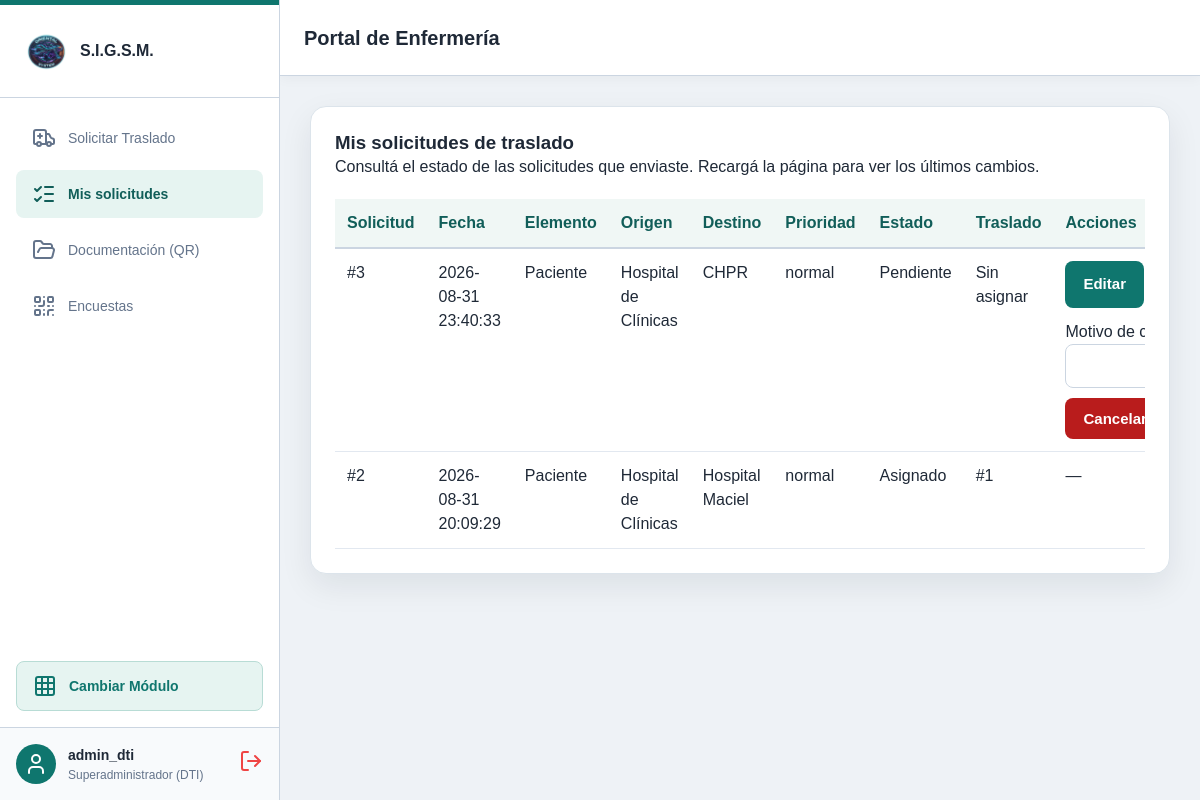
/moduloDocumentacion/Vista/enfermeria.php?vista=mis-solicitudes (signed in), run on the app's committed database.
### tables this page shows
CREATE TABLE `solicitud_traslado` (
  `id_solicitud` int(11) NOT NULL,
  `ci_paciente` varchar(20) DEFAULT NULL,
  `id_tipo_elemento` int(11) NOT NULL,
  `id_origen` int(11) NOT NULL,
  `id_destino` int(11) NOT NULL,
  `id_canal` int(11) NOT NULL,
  `id_usuario_solicit` int(11) NOT NULL,
  `fecha_solicitud` datetime NOT NULL DEFAULT current_timestamp(),
  `estado_solicitud` varchar(50) NOT NULL,
  `prioridad` enum('normal','alta','maxima') NOT NULL DEFAULT 'normal',
  `fecha_hora_limite` datetime DEFAULT NULL,
  `observaciones` varchar(500) DEFAULT NULL,
  `motivo_cancelacion` varchar(500) DEFAULT NULL,
  `fecha_cancelacion` datetime DEFAULT NULL,
  `id_usuario_cancelacion` int(11) DEFAULT NULL
);

CREATE TABLE `tipo_elemento` (
  `id_tipo_elemento` int(11) NOT NULL,
  `nombre` varchar(50) NOT NULL,
  `descripcion` varchar(255) DEFAULT NULL
);

CREATE TABLE `ubicacion` (
  `id_ubicacion` int(11) NOT NULL,
  `nombre` varchar(100) NOT NULL,
  `direccion` varchar(255) DEFAULT NULL,
  `tipo_ubicacion` varchar(50) DEFAULT NULL
);

### serviciosComunes/seguridad/guardian.php (called while the page is built, shortened)
<?php
if (!function_exists('estaAutenticado')) {
    function estaAutenticado(): bool {
        return isset($_SESSION['id_usuario']) && !empty($_SESSION['id_usuario']);
    }
}
if (!function_exists('obtenerUsuarioActual')) {
    function obtenerUsuarioActual(): ?array {
        $idRol = $_SESSION['id_rol'] ?? null;
        $nombreRolUI = $_SESSION['nombre_rol'] ?? '';
        $mapaRoles = [
            1 => 'Superadministrador (DTI)',
            2 => 'Gestor de Personal Asistencial',
            3 => 'Coordinador de Traslados (Unidad de Enlace)',
            4 => 'Técnico de Registros Médicos (Archivo Clínico)',
            5 => 'Chofer de Ambulancia',
            6 => 'Personal Asistencial (Médico / Enfermero)'
        ];
        if ($idRol && isset($mapaRoles[$idRol])) {
            $nombreRolUI = $mapaRoles[$idRol];
        }
        return [
            'id_usuario'     => $_SESSION['id_usuario'],
            'nombre_usuario' => $_SESSION['nombre_usuario'] ?? '',
            'id_rol'         => $idRol,
            'nombre_rol'     => $nombreRolUI
        ];
    }
}
if (!function_exists('tieneRol')) {
    function tieneRol($roles): bool {
        $idRol = $_SESSION['id_rol'] ?? null;
        $nombreRol = strtolower($_SESSION['nombre_rol'] ?? '');
        if (!is_array($roles)) {
            $roles = [$roles];
        }
        foreach ($roles as $rol) {
            if (is_int($rol) && (int)$idRol === $rol) {
                return true;
            }
            if (is_string($rol)) {
                $rolLower = strtolower($rol);
                if ($rolLower === 'admin' || $rolLower === 'administrador') {
                    if ((int)$idRol === 1) {
                        return true;
                    }
                } elseif (strpos($nombreRol, $rolLower) !== false) {
                    return true;
                }
            }
        }
        return false;
    }
}

### moduloAmbulancias/Model/SolicitudModelo.php (called while the page is built, shortened)
<?php
class SolicitudModelo
{
    public static function listarPorSolicitante(int $idUsuario): array
    {
        $conexion = Conexion::conectar();
        $consulta = $conexion->prepare("
        SELECT
            s.id_solicitud,
            s.fecha_solicitud,
            s.prioridad,
            te.nombre AS elemento,
            o.nombre AS origen,
            d.nombre AS destino,
            t.id_traslado,
COALESCE(e.nombre, s.estado_solicitud) AS estado,
s.motivo_cancelacion,
s.fecha_cancelacion,
(
    SELECT uc.nombre_usuario
    FROM usuario uc
    WHERE uc.id_usuario = s.id_usuario_cancelacion
) AS cancelada_por
   FROM solicitud_traslado s
        JOIN tipo_elemento te
            ON te.id_tipo_elemento = s.id_tipo_elemento
        JOIN ubicacion o ON o.id_ubicacion = s.id_origen
        JOIN ubicacion d ON d.id_ubicacion = s.id_destino
        LEFT JOIN traslado t ON t.id_solicitud = s.id_solicitud
        LEFT JOIN historial_estado h ON h.id_historial = (
            SELECT hx.id_historial
            FROM historial_estado hx
            WHERE hx.id_traslado = t.id_traslado
            ORDER BY hx.fecha_hora DESC, hx.id_historial DESC
            LIMIT 1
        )
        LEFT JOIN estado_traslado e ON e.id_estado = h.id_estado
        WHERE s.id_usuario_solicit = :usuario
        ORDER BY s.fecha_solicitud DESC, s.id_solicitud DESC
    ");
        $consulta->execute([':usuario' => $idUsuario]);
        return $consulta->fetchAll(PDO::FETCH_ASSOC);
    }
}

### moduloDocumentacion/Vista/enfermeria.php (the view, shortened to what this page needs)
<?php
require_once __DIR__ . '/../../serviciosComunes/seguridad/guardian.php';
$usuarioActual = obtenerUsuarioActual();
require_once __DIR__ . '/../../moduloAmbulancias/Model/SolicitudModelo.php';
$misSolicitudes = SolicitudModelo::listarPorSolicitante(
    (int) $_SESSION['id_usuario']
);
?>
<!DOCTYPE html>
<html lang="es">
<head>
    <link rel="stylesheet" href="../../serviciosComunes/vistaGeneral/assets/css/layout.css?v=2">
    <link rel="stylesheet" href="Assets/css/enfermeria.css?v=2">
    <link rel="stylesheet" href="../../serviciosComunes/vistaGeneral/assets/css/tema-institucional.css?v=20261021-1">
</head>
<body>
    <div class="app-layout">
        <aside class="sidebar" id="sidebar">
            <div class="sidebar-header">
                <img src="../../serviciosComunes/autenticacion/assets/image.png" alt="Logo" class="sidebar-logo">
                <span>S.I.G.S.M.</span>
            </div>
            <nav class="sidebar-nav">
                <button class="nav-btn active" data-target="sec-traslados">
                    <i data-lucide="ambulance" class="icon-sm"></i>
                    Solicitar Traslado
                </button>
                <button class="nav-btn" data-target="sec-mis-solicitudes">
                    <i data-lucide="list-checks" class="icon-sm"></i>
                    Mis solicitudes
                </button>
                <button class="nav-btn" data-target="sec-doc-estatica">
                    <i data-lucide="folder-open" class="icon-sm"></i>
                    Documentación (QR)
                </button>
                <button class="nav-btn" data-target="sec-formularios">
                    <i data-lucide="qr-code" class="icon-sm"></i>
                    Encuestas
                </button>
            </nav>
            <?php if (tieneRol('admin') || tieneRol(1)): ?>
                <a href="../../serviciosComunes/vistaGeneral/bifurcacion.php" class="btn-volver-hub">
                    <i data-lucide="grid"></i> Cambiar Módulo
                </a>
            <?php endif; ?>
            <div class="sidebar-profile">
                <div class="avatar-placeholder bg-blue">
                    <i data-lucide="user"></i>
                </div>
                <div class="profile-info">
                    <span class="profile-name">
                        <?= htmlspecialchars($usuarioActual['nombre_usuario'] ?? 'Enfermería') ?>
                    </span>
                    <span class="profile-role">
                        <?= htmlspecialchars($usuarioActual['nombre_rol'] ?? 'Enfermería') ?>
                    </span>
                </div>
                <a href="../../serviciosComunes/autenticacion/logout.php" class="btn-logout" title="Cerrar Sesión">
                    <i data-lucide="log-out"></i>
                </a>
            </div>
        </aside>
        <main class="main-content">
            <header class="topbar">
                <div class="topbar-left">
                    <h2 class="section-title mb-0">
                        Portal de Enfermería
                    </h2>
                </div>
            </header>
            <section class="content-wrapper">
                <div id="sec-mis-solicitudes" class="view-section hidden">
                    <div class="card-formulario">
                        <h3>Mis solicitudes de traslado</h3>
                        <p class="text-muted">
                            Consultá el estado de las solicitudes que enviaste.
                            Recargá la página para ver los últimos cambios.
                        </p>
                        <?php if (!$misSolicitudes): ?>
                            <p>Todavía no enviaste solicitudes.</p>
                        <?php else: ?>
                            <div style="overflow-x: auto; margin-top: 20px;">
                                <table style="width: 100%; border-collapse: collapse;">
                                    <thead>
                                        <tr>
                                            <?php foreach (
                                                [
                                                    'Solicitud',
                                                    'Fecha',
                                                    'Elemento',
                                                    'Origen',
                                                    'Destino',
                                                    'Prioridad',
                                                    'Estado',
                                                    'Traslado',
                                                    'Acciones'
                                                ]
                                                as $titulo
                                            ): ?>
                                                <th style="padding: 12px; text-align: left;
                                           border-bottom: 2px solid #cbd5e1;">
                                                    <?= htmlspecialchars($titulo, ENT_QUOTES, 'UTF-8') ?>
                                                </th>
                                            <?php endforeach; ?>
                                        </tr>
                                    </thead>
                                    <tbody>
    <?php foreach ($misSolicitudes as $solicitud): ?>
        <tr>
            <?php
            $celdas = [
                '#' . $solicitud['id_solicitud'],
                $solicitud['fecha_solicitud'],
                $solicitud['elemento'],
                $solicitud['origen'],
                $solicitud['destino'],
                $solicitud['prioridad'],
                $solicitud['estado'],
                $solicitud['id_traslado'] !== null
                    ? '#' . $solicitud['id_traslado']
                    : 'Sin asignar'
            ];
            ?>
            <?php foreach ($celdas as $celda): ?>
                <td style="padding: 12px; border-bottom: 1px solid #e2e8f0;">
                    <?= htmlspecialchars((string) $celda, ENT_QUOTES, 'UTF-8') ?>
                </td>
            <?php endforeach; ?>
            <td style="padding: 12px; border-bottom: 1px solid #e2e8f0;">
                <?php if (
                    $solicitud['estado'] === 'Pendiente'
                    && $solicitud['id_traslado'] === null
                ): ?>
                    <a class="btn-primary" style="display: inline-block; margin-bottom: 12px;"
                       href="../../moduloAmbulancias/Vista/editarSolicitud.php?id=<?= (int) $solicitud['id_solicitud'] ?>">Editar</a>
                    <form
                        action="../../moduloAmbulancias/Controlador/CancelarSolicitud.php"
                        method="POST"
                    >
                        <label>
                            Motivo de cancelación
                            <input type="text" name="motivo"
                                maxlength="500" required>
                        </label>
                        <button type="submit">Cancelar solicitud</button>
                    </form>
<?php else: ?>
    —
<?php endif; ?>
            </td>
        </tr>
    <?php endforeach; ?>
</tbody>
                                </table>
                            </div>
                        <?php endif; ?>
                    </div>
                </div>
            </section>
        </main>
    </div>
</body>
</html>

### serviciosComunes/vistaGeneral/assets/css/layout.css (style rules this page uses)
:root { --primary: #0284c7; --primary-light: #e0f2fe; --primary-hover: #0369a1; --bg-color: #f8fafc; --card-bg: #ffffff; --text-main: #1e293b; --text-muted: #64748b; --border-color: #e2e8f0; --sidebar-width: 280px; }
* { box-sizing: border-box; margin: 0; padding: 0; }
body { font-family: system-ui, sans-serif; background-color: var(--bg-color); color: var(--text-main); }
.app-layout { display: flex; height: 100vh; overflow: hidden; }
.sidebar { width: var(--sidebar-width); background: var(--card-bg); border-right: 1px solid var(--border-color); display: flex; flex-direction: column; position: fixed; height: 100vh; z-index: 1000; transform: translateX(-100%); transition: transform 0.3s ease; }
.sidebar-header { padding: 1.5rem; border-bottom: 1px solid var(--border-color); display: flex; align-items: center; gap: 0.75rem; font-weight: bold; }
.sidebar-logo { width: 32px; }
.sidebar-nav { padding: 1rem; display: flex; flex-direction: column; gap: 0.5rem; flex: 1; overflow-y: auto; }
.nav-btn { display: flex; align-items: center; gap: 0.75rem; padding: 0.75rem 1rem; border-radius: 0.5rem; color: var(--text-muted); background: transparent; border: none; font-size: 0.875rem; font-weight: 500; cursor: pointer; }
.nav-btn.active { background-color: var(--primary-light); color: var(--primary); }
.btn-volver-hub { display: flex; align-items: center; gap: 0.75rem; padding: 0.75rem 1rem; margin: 0.5rem 1rem 1rem 1rem; border-radius: 0.5rem; color: var(--primary); background-color: var(--primary-light); border: 1px solid #bae6fd; font-size: 0.875rem; font-weight: 600; text-decoration: none; transition: all 0.2s ease; }
.sidebar-profile { padding: 1rem; border-top: 1px solid var(--border-color); display: flex; align-items: center; gap: 0.75rem; background: var(--bg-color); }
.profile-info { flex: 1; display: flex; flex-direction: column; }
.profile-name { font-weight: bold; font-size: 0.875rem; }
.profile-role { font-size: 0.75rem; color: var(--text-muted); }
.btn-logout { color: #ef4444; cursor: pointer; }
.main-content { flex: 1; width: 100%; display: flex; flex-direction: column; }
.topbar { display: flex; justify-content: space-between; align-items: center; padding: 1rem 1.5rem; background: var(--card-bg); border-bottom: 1px solid var(--border-color); }
.topbar-left { display: flex; align-items: center; gap: 1rem; }
.section-title { font-size: 1.25rem; font-weight: bold; }
.content-wrapper { padding: 1.5rem; overflow-y: auto; flex: 1; }
@media (min-width: 1024px) { .sidebar { position: static; transform: translateX(0); } }

### moduloDocumentacion/Vista/Assets/css/enfermeria.css (style rules this page uses)
.view-section { display: none; }
.view-section.active { display: block; }
.avatar-placeholder { width: 40px; height: 40px; border-radius: 50%; display: flex; align-items: center; justify-content: center; color: white; font-weight: bold; }
.bg-blue { background-color: var(--primary); }
.card-formulario { background: var(--card-bg); padding: 1.5rem; border-radius: 1rem; box-shadow: var(--shadow-sm); border: 1px solid var(--border-color); }
.btn-primary { background: var(--primary); color: white; border: none; padding: 0.875rem; border-radius: 0.5rem; cursor: pointer; font-weight: bold; display: flex; align-items: center; justify-content: center; gap: 0.5rem; transition: 0.2s; }

### data on the page
solicitud_traslado: celda "#3", fecha_solicitud "2026-08-31 23:40:33", id_tipo_elemento.nombre "Paciente", id_origen.nombre "Hospital de Clínicas", id_destino.nombre "CHPR", prioridad "normal", celda "Pendiente", celda "Sin asignar"
solicitud_traslado: celda "#2", fecha_solicitud "2026-08-31 20:09:29", id_tipo_elemento.nombre "Paciente", id_origen.nombre "Hospital de Clínicas", id_destino.nombre "Hospital Maciel", prioridad "normal", celda "Asignado", celda "#1"

### other printed values
$usuarioActual['nombre_usuario'] "admin_dti"
$usuarioActual['nombre_rol'] "Superadministrador (DTI)"
$titulo "Solicitud"
$titulo "Fecha"
$titulo "Elemento"
$titulo "Origen"
$titulo "Destino"
$titulo "Prioridad"
$titulo "Estado"
$titulo "Traslado"
$titulo "Acciones"
